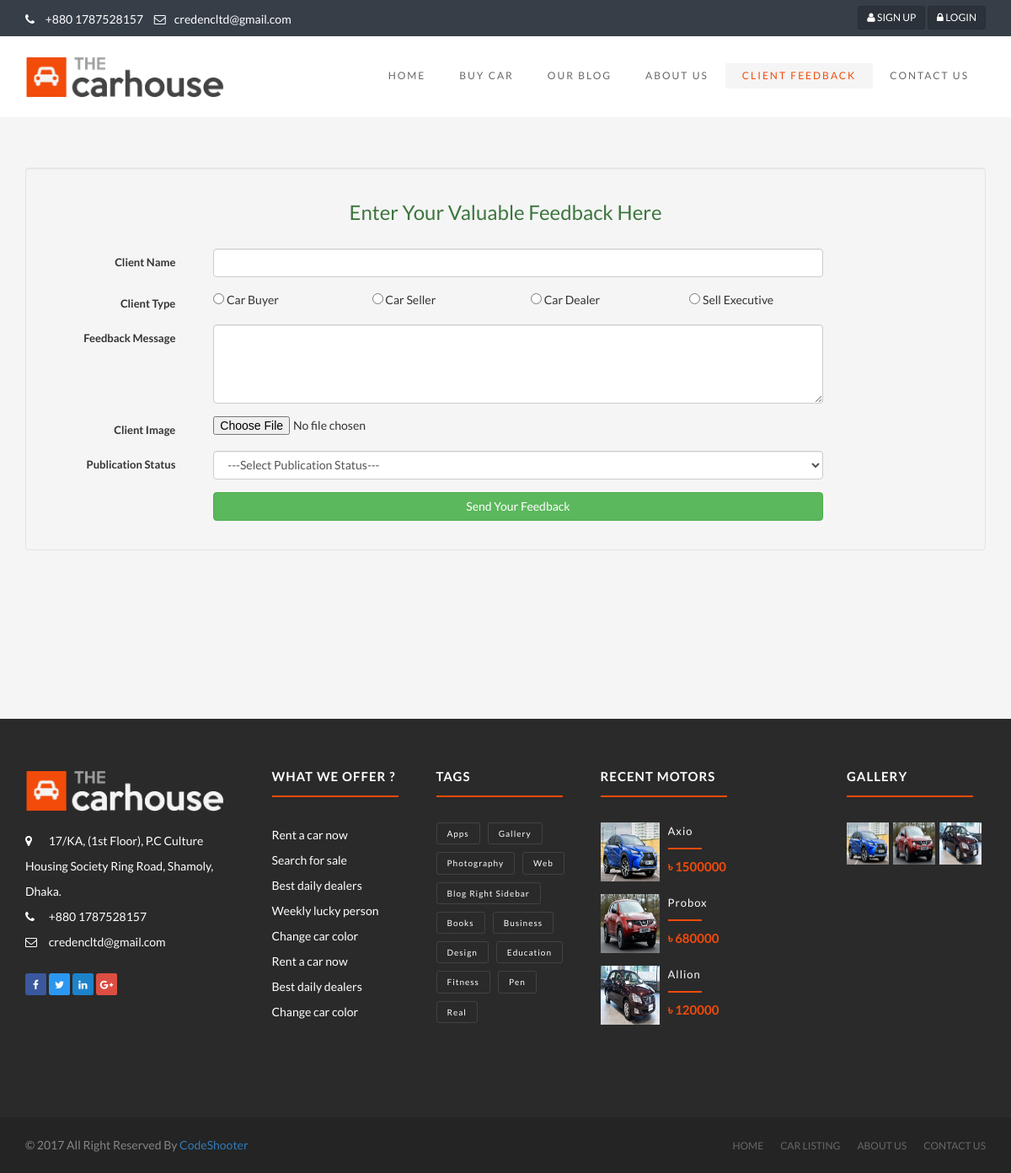
The app's page /mainSite/client-feedback.php with its own data.
### tables this page shows
CREATE TABLE `tbl_contact_us_address` (
  `contact_address_id` int(3) NOT NULL,
  `address` text NOT NULL,
  `mobile` varchar(100) NOT NULL,
  `email` varchar(100) NOT NULL
);

CREATE TABLE `tbl_user_post` (
  `user_post_id` int(4) NOT NULL,
  `car_name` varchar(100) NOT NULL,
  `car_price` varchar(100) NOT NULL,
  `car_details` text NOT NULL,
  `car_model` varchar(100) NOT NULL,
  `car_registration` varchar(100) NOT NULL,
  `cng_status` varchar(100) NOT NULL,
  `cng_com` varchar(100) NOT NULL,
  `fuel_type` varchar(100) NOT NULL,
  `car_cc` varchar(100) NOT NULL,
  `gear` varchar(100) NOT NULL,
  `all_option` varchar(100) NOT NULL,
  `music` varchar(100) NOT NULL,
  `serial_number` varchar(100) NOT NULL,
  `engine` varchar(100) NOT NULL,
  `mileage` varchar(100) NOT NULL,
  `doors` varchar(100) NOT NULL,
  `condtion` varchar(100) NOT NULL,
  `passenger` varchar(100) NOT NULL,
  `color` varchar(100) NOT NULL,
  `others` varchar(256) NOT NULL,
  `car_image` varchar(100) NOT NULL,
  `publication_status` tinyint(1) NOT NULL
);

### class/userPost/database.php (called while the page is built, shortened)
<?php
class Database{
    public function __construct(){
        $host_name = 'localhost';
        $user_name = 'root';
        $password  = '';
        $db_name   ='db_car_bikroy_mela';
        $this->db_connect = mysqli_connect($host_name, $user_name, $password, $db_name);
    }
}

### class/userPost/userpost.php (called while the page is built, shortened)
<?php
require_once ('database.php');
class Userpost extends Database{
    public function all_userPost_info_for_footer(){
        $query = "SELECT * FROM tbl_user_post WHERE publication_status = 1 ORDER BY user_post_id DESC LIMIT 3";
        if(mysqli_query($this->db_connect, $query)){
            $query_result = mysqli_query($this->db_connect, $query);
            return $query_result;
        }else{
            die("Query Problem! ".mysqli_error($this->db_connect));
        }
    }
    public function all_userPost_picture_for_footer(){
        $query = "SELECT car_image FROM tbl_user_post WHERE publication_status = 1 ORDER BY user_post_id DESC LIMIT 12";
        if(mysqli_query($this->db_connect, $query)){
            $query_result = mysqli_query($this->db_connect, $query);
            return $query_result;
        }else{
            die("Query Problem! ".mysqli_error($this->db_connect));
        }
    }
    public function all_contact_address_info(){
        $query = "SELECT * FROM tbl_contact_us_address";
        if(mysqli_query($this->db_connect, $query)){
            $query_result = mysqli_query($this->db_connect, $query);
            return $query_result;
        }else{
            die("Query Problem! ".mysqli_error($this->db_connect));
        }
    }
    public function all_social_address_info(){
        $query = "SELECT * FROM tbl_contact_us_social_address";
        if(mysqli_query($this->db_connect, $query)){
            $query_result = mysqli_query($this->db_connect, $query);
            return $query_result;
        }else{
            die("Query Problem! ".mysqli_error($this->db_connect));
        }
    }
}

### mainSite/client-feedback.php (the view, shortened to what this page needs)
<?php
    require_once ('../class/userPost/userpost.php');
    $obj_userPost = new Userpost();
    $user_post_result = $obj_userPost->all_userPost_info_for_footer();
    $user_post_picture = $obj_userPost->all_userPost_picture_for_footer();
    $contact_address = $obj_userPost->all_contact_address_info();
    $all_contact_address = mysqli_fetch_assoc($contact_address);
    $social_address = $obj_userPost->all_social_address_info();
    $all_social_address = mysqli_fetch_assoc($social_address);
?>
<!DOCTYPE html>
<html lang="en">
<head>
    <link rel="stylesheet" type="text/css" href="css/bootstrap.min.css">
    <link rel="stylesheet" type="text/css" href="css/animate.min.css">
    <link rel="stylesheet" type="text/css" href="css/slider.css">
    <link rel="stylesheet" type="text/css" href="css/font-awesome-4.5.0/css/font-awesome.min.css">
    <link rel="stylesheet" type="text/css" href="css/style.css">
    <link href="css/ie10-viewport-bug-workaround.css" rel="stylesheet">
</head>
<body>
<header class="top-header hidden-xs">
    <div class="container">
        <div class="row">
            <div class="col-xs-12 col-sm-6 col-md-6 col-lg-6">
                <ul class="list-inline">
                    <li>
                        <a href="tel:+55-417-634-7071"><i class="fa fa-phone pr-5 pl-10"></i>  <?php echo $all_contact_address['mobile']?></a>
                    </li>
                    <li>
                        <a href="mailto:info@themevessel.com">
                            <i class="fa fa-envelope-o pr-5 pl-10"></i><?php echo $all_contact_address['email']?>
                        </a>
                    </li>
                </ul>
            </div>
            <div class="col-xs-12 col-sm-6 col-md-6 col-lg-6">
                <div class="top-buttons">
                    <a href="signup.php" class="btn btn-grey btn-sm text-uppercase"><i class="fa fa-user pr-10"></i> Sign Up</a>
                    <a href="login.php" class="btn btn-grey btn-sm text-uppercase"><i class="fa fa-lock pr-10"></i> Login</a>
                </div>
            </div>
        </div>
    </div>
</header>
<div class="main-header">
    <div class="container">
        <nav class="navbar navbar-default">
            <div class="navbar-header">
                <a class="navbar-brand-logo" href="../index.php">
                    <img src="img/png/logo.png" alt="CAR HOUSE">
                </a>
            </div>
            <div class="collapse navbar-collapse" id="bs-example-navbar-collapse-1">
                <ul class="nav navbar-nav navbar-right">
                    <li><a href="../index.php">Home</a></li>
                    <li><a href="blog_post.php">Buy Car</a></li>
                    <li><a href="blog_post.php">Our Blog</a></li>
                    <li><a href="about.php">About Us</a></li>
                    <li><a href="client-feedback.php" class="active">Client Feedback</a></li>
                    <li><a href="contact.php">Contact Us</a></li>
                </ul>
            </div>
        </nav>
    </div>
</div>
<div class="container">
    <div class="row">
        <div class="col-lg-12">
            <br>
            <div class="well" style="margin-top: 20px">
                <h3 class="text-center text-success">Enter Your Valuable Feedback Here</h3><br>
                <form class="form-horizontal" action="" method="post" enctype="multipart/form-data">
                    <div class="form-group">
                        <label for="client_name" class="col-sm-2 control-label">Client Name</label>
                        <div class="col-sm-8">
                            <input type="text" name="client_name" class="form-control" required>
                        </div>
                    </div>
                    <div class="form-group">
                        <label for="client_type" class="col-sm-2 control-label">Client Type</label>
                        <div class="col-sm-2">
                            <input type="radio" name="client_type" value="Car Buyer"> Car Buyer
                        </div>
                        <div class="col-sm-2">
                            <input type="radio" name="client_type" value="Car Seller"> Car Seller
                        </div>
                        <div class="col-sm-2">
                            <input type="radio" name="client_type" value="Car Dealer"> Car Dealer
                        </div>
                        <div class="col-sm-2">
                            <input type="radio" name="client_type" value="Sell Executive"> Sell Executive
                        </div>
                    </div>
                    <div class="form-group">
                        <label for="feeadback_message" class="col-sm-2 control-label">Feedback Message</label>
                        <div class="col-sm-8">
                            <textarea name="feeadback_message" class="form-control" rows="4" required></textarea>
                        </div>
                    </div>
                    <div class="form-group">
                        <label for="client_image" class="col-sm-2 control-label">Client Image</label>
                        <div class="col-sm-8">
                            <input type="file" name="client_image" accept="image/*" required>
                        </div>
                    </div>
                    <div class="form-group">
                        <label for="publication_status" class="col-sm-2 control-label">Publication Status</label>
                        <div class="col-sm-8">
                            <select name="publication_status" class="form-control">
                                <option>---Select Publication Status---</option>
                            </select>
                        </div>
                    </div>
                    <div class="form-group">
                        <label for="btn" class="col-sm-2 control-label"></label>
                        <div class="col-sm-8">
                            <button type="submit" name="btn" class="btn btn-success btn-block">Send Your Feedback</button>
                        </div>
                    </div>
                </form>
            </div>
        </div>
    </div>
</div>
<footer class="main-footer">
    <div class="container">
        <div class="row">
            <div class="col-lg-3 col-md-3 col-sm-6 col-xs-12 footer-item">
                <div class="footer-item-content">
                    <a href="../index.php">
                        <img src="img/png/footer-logo.png" alt="logo">
                    </a>
                    <br><br>
                    <ul>
                        <li>
                            <a href="#">
                                <i class="fa fa-map-marker"></i>
                                <?php echo $all_contact_address['address']?>
                            </a>
                        </li>
                        <li>
                            <a href="<?php echo $all_contact_address['mobile']?>"><i class="fa fa-phone"></i>  <?php echo $all_contact_address['mobile']?></a>
                        </li>
                        <li>
                            <a href="mailto:info@themevessel.com">
                                <i class="fa fa-envelope-o "></i> <?php echo $all_contact_address['email']?>
                            </a>
                        </li>
                    </ul>
                    <ul class="social-list clearfix">
                        <li>
                            <a href="<?php echo $all_social_address['facebook']?>" target="_blank" class="facebook">
                                <i class="fa fa-facebook"></i>
                            </a>
                        </li>
                        <li>
                            <a href="<?php echo $all_social_address['twitter']?>" target="_blank" class="twitter">
                                <i class="fa fa-twitter"></i>
                            </a>
                        </li>
                        <li>
                            <a href="<?php echo $all_social_address['linkedin']?>" target="_blank" class="linkedin">
                                <i class="fa fa-linkedin"></i>
                            </a>
                        </li>
                        <li>
                            <a href="<?php echo $all_social_address['googleplus']?>" target="_blank" class="google">
                                <i class="fa fa-google-plus"></i>
                            </a>
                        </li>
                    </ul>
                </div>
            </div>
            <div class="col-lg-2 col-md-2 col-sm-6 col-xs-12 footer-item">
                <div class="footer-item-content">
                    <h2>What we offer ?</h2>
                    <div class="line-dec"></div>
                    <ul>
                        <li>
                            <a href="#">Rent a car now</a>
                        </li>
                        <li>
                            <a href="#">Search for sale</a>
                        </li>
                        <li>
                            <a href="#">Best daily dealers</a>
                        </li>
                        <li>
                            <a href="#">Weekly lucky person</a>
                        </li>
                        <li>
                            <a href="#">Change car color</a>
                        </li>
                        <li>
                            <a href="#">Rent a car now</a>
                        </li>
                        <li>
                            <a href="#">Best daily dealers</a>
                        </li>
                        <li>
                            <a href="#">Change car color</a>
                        </li>
                    </ul>
                </div>
            </div>
            <div class="col-lg-2 col-md-2 col-sm-6 col-xs-12 footer-item">
                <div class="footer-item-content">
                    <h2>tags</h2>
                    <div class="line-dec"></div>
                    <a href="#" class="tags">Apps</a>
                    <a href="#" class="tags">gallery</a>
                    <a href="#" class="tags">photography</a>
                    <a href="#" class="tags">Web</a>
                    <a href="#" class="tags">blog right sidebar</a>
                    <a href="#" class="tags">books</a>
                    <a href="#" class="tags">business</a>
                    <a href="#" class="tags">design</a>
                    <a href="#" class="tags">education</a>
                    <a href="#" class="tags">Fitness</a>
                    <a href="#" class="tags">pen</a>
                    <a href="#" class="tags">real</a>
                </div>
            </div>
            <div class="col-lg-3 col-md-3 col-sm-6 col-xs-12 footer-item">
                <div class="footer-item-content">
                    <h2>Recent motors</h2>
                    <div class="line-dec"></div>
                        <?php foreach ($user_post_result as $all_user_post_result){ ?>
                            <div class="media">
                                <div class="media-left">
                                    <a href="car_details.php?id=<?php echo $all_user_post_result['user_post_id'] ?>">
                                        <img class="media-object" src="assets/image/<?php echo $all_user_post_result['car_image'];?>" alt="car-image">
                                    </a>
                                </div>
                                <div class="media-body">
                                    <a href="car_details.php?id=<?php echo $all_user_post_result['user_post_id'] ?>"><?php echo $all_user_post_result['car_name']?></a>
                                    <div class="line-dec-o"></div>
                                    <span>৳ <?php echo $all_user_post_result['car_price']?></span>
                                </div>
                            </div>
                        <?php } ?>
                </div>
            </div>
            <div class="col-lg-2 col-md-2 col-sm-6 col-xs-12 footer-item ">
                <div class="footer-item-content">
                    <h2>Gallery</h2>
                    <div class="line-dec"></div>
                        <?php foreach ($user_post_picture as $all_user_post_picture){ ?>
                            <div class="gallery-item">
                                <a href="#"><img src="assets/image/<?php echo $all_user_post_picture['car_image'];?>" alt="car-img"></a>
                            </div>
                        <?php } ?>
                </div>
            </div>
        </div>
    </div>
</footer>
<div class="sub-footer">
    <div class="container">
        <div class="row">
            <div class="col-md-6 col-sm-6">
                <p>&copy;  2017 All Right Reserved By <a href="#">CodeShooter</a></p>
            </div>
            <div class="col-md-6 col-sm-6 hidden-xs ">
                <ul>
                    <li>
                        <a href="contact.php">Contact Us</a>
                    </li>
                    <li>
                        <a href="about.php">About Us</a>
                    </li>
                    <li>
                        <a href="car_buy.php">Car Listing</a>
                    </li>
                    <li>
                        <a href="../../index.php">Home</a>
                    </li>
                </ul>
            </div>
        </div>
    </div>
</div>
</body>
</html>

### records on screen
tbl_contact_us_address: mobile "+880 1787528157", email "credencltd@gmail.com", address "17/KA, (1st Floor), P.C Culture Housing Society Ring Road, Shamoly, Dhaka."
tbl_user_post: car_image (picture), car_name "Axio", car_price "1500000"
tbl_user_post: car_image (picture), car_name "Probox", car_price "680000"
tbl_user_post: car_image (picture), car_name "Allion", car_price "120000"
